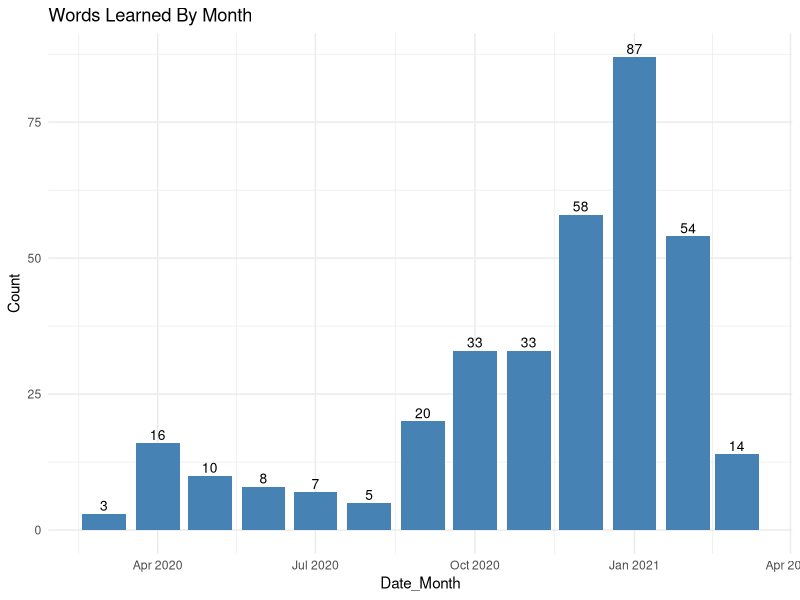
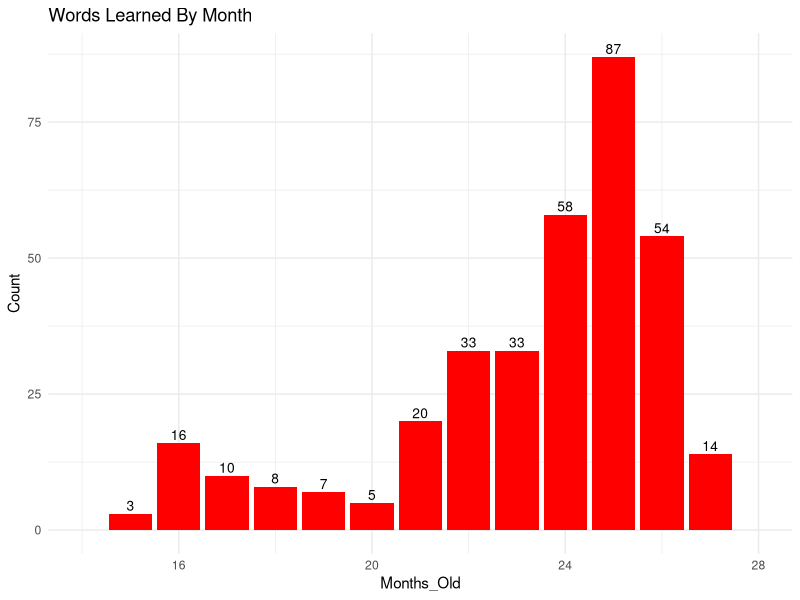
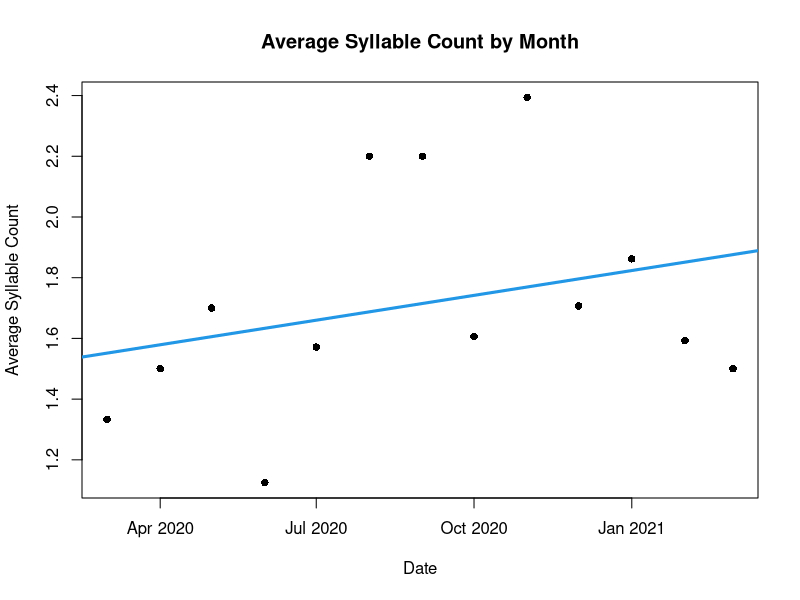
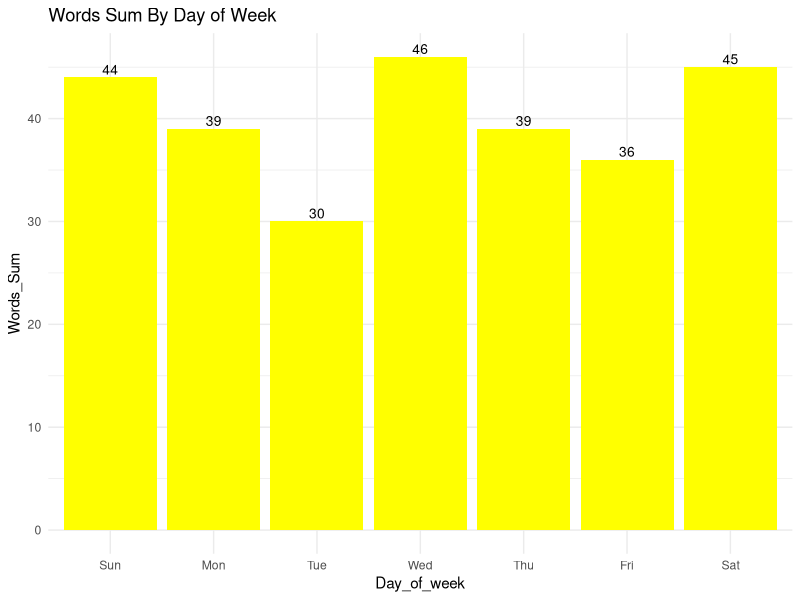
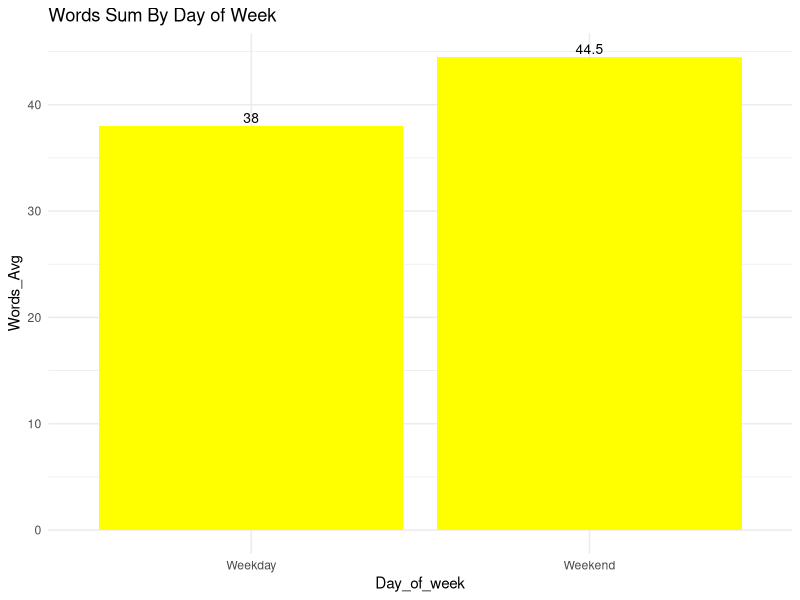

Source code (R) for these figures, in order:
## ---- chunk 1
library(readxl)
Raw_Data <- read_excel("Raw Data.xlsx", col_types = c("text","text"))
## ---- chunk 2
head(Raw_Data,4)
tail(Raw_Data,4)
## ---- chunk 3
library(dplyr)
library(stringr)
## ---- chunk 4
df<-Raw_Data%>%
  mutate(Word=str_replace_all(Word,'[0-9]|/|-',""))
head(df,4)
tail(df,4)
## ---- chunk 5
df<-df%>%
  mutate(Date=as.Date(Date,"%m/%d/%Y"))
head(df,5)
tail(df,5)
## ---- chunk 6
library(zoo)
## ---- chunk 7
df<-df%>%mutate(Date=as.Date(na.approx(df$Date, na.rm = FALSE)))
head(df,5)
## ---- chunk 8
library(ggplot2)
library(lubridate)
## ---- chunk 9

df.month<-df%>%
  mutate(Date_Month=floor_date(Date,"months"))%>%
  group_by(Date_Month)%>%
  summarize(Count=n())
df.month
## ---- chunk 10
plot<-ggplot(df.month, aes(x=Date_Month,y=Count)) +
  geom_bar(stat='identity', fill="steelblue")+
  geom_text(aes(label=Count), vjust=-0.3, size=3.5)+
  ggtitle("Words Learned By Month")+
  theme_minimal()
## ---- chunk 11
# Have to save off plot then pull it up as image so the .md finds it
# If you render Rmd to md it saves off plots to an absolute path
# That absolute path doesn't work on GitHub render
ggsave(
  path='Plots',
  filename='Words Learned By Month - Blue.png',
  plot = plot,
  bg = "white")
## ---- chunk 12
df.month<-df.month%>%
  mutate(Months_Old=interval(ymd(as.Date("2018-12-01"))
                             ,ymd(Date_Month)) %/% months(1))

xlim_max.months_old<-max(df.month$Months_Old,na.rm = TRUE)+1
xlim_min.months_old<-min(df.month$Months_Old,na.rm = TRUE)-1
## ---- chunk 13
plot<-ggplot(df.month, aes(x=Months_Old,y=Count)) +
  geom_bar(stat='identity', fill="red")+
  geom_text(aes(label=Count), vjust=-0.3, size=3.5)+
  ggtitle("Words Learned By Month")+
  theme_minimal() +
  scale_x_continuous(limits=c(xlim_min.months_old,xlim_max.months_old))
## ---- chunk 14
ggsave(
  path='Plots',
  filename='Words Learned By Month - Red.png',
  plot = plot,
  bg = "white")
## ---- chunk 15
word<-"sasqouthanbeek"

count_syllables<-function(word) {
  str_count(word,'[a,e,i,o,u]')-
  str_count(word,'ai')-
  str_count(word,'ay')-
  str_count(word,'ee')-
  str_count(word,'ea')-
  str_count(word,'oa ')-
  str_count(word,'ou')-
  str_count(word,'oe')
}

count_syllables(word)
## ---- chunk 16
df_syllable<-df%>%
  mutate(SyllableCount=count_syllables(tolower(Word)))
head(df_syllable)
tail(df_syllable)
## ---- chunk 17
df_syllable<-df_syllable%>%
  mutate(loc_bracket = str_locate( Word,c('\\['))[,'start'])%>%
  mutate(loc_parentheses = str_locate( Word,c('\\('))[,'start'])%>%
  rowwise()%>%
  mutate(loc_first=case_when(is.na(loc_bracket)==FALSE |
                               is.na(loc_parentheses)==FALSE ~
    min(c(loc_bracket,loc_parentheses),na.rm = TRUE)))%>%
  mutate(Word_cleaned=case_when(is.na(loc_first)==TRUE~Word
                          ,TRUE~substr(Word,1,loc_first-1)))%>%
  select(-loc_bracket,-loc_parentheses)

print(df_syllable%>%filter(is.na(loc_first)==FALSE)%>%tail())
## ---- chunk 18
df_syllable<-df_syllable%>%
  mutate(SyllableCount=count_syllables(tolower(Word_cleaned)))%>%
  mutate(SyllableCount=case_when(SyllableCount==0 ~ as.integer(1)
                                 , TRUE ~ SyllableCount ))

print(df_syllable%>%filter(is.na(loc_first)==FALSE)%>%tail())
## ---- chunk 19
df_syllable.month<-df_syllable%>%
  mutate(Date_Month=floor_date(Date,"months"))%>%
  group_by(Date_Month)%>%
  summarize(SyllableCount_Avg=mean(SyllableCount))

model_lm<-lm(df_syllable.month$SyllableCount_Avg ~ df_syllable.month$Date_Month)
summary(model_lm)  
## ---- chunk 20
jpeg(file="Plots/Average Syllable Count Regression.png")

plot(df_syllable.month$Date_Month, 
     df_syllable.month$SyllableCount_Avg,
     pch = 16,
     xlab="Date",
     ylab="Average Syllable Count",
     main="Average Syllable Count by Month")
abline(model_lm,col = 4, lwd = 3)

dev.off()
## ---- chunk 21
df.dayofweek<-df%>%
  mutate(Day_of_week=wday(Date, label=TRUE))%>%
  filter(Date >= "2020-10-01")

tail(df.dayofweek%>%select(Date,Day_of_week))
## ---- chunk 22
df.dayofweek_summed<-df.dayofweek%>%
  group_by(Day_of_week)%>%
  summarize(Words_Sum=n())

plot<-ggplot(df.dayofweek_summed, aes(x=Day_of_week,y=Words_Sum)) +
  geom_bar(stat='identity', fill="Yellow")+
  geom_text(aes(label=Words_Sum), vjust=-0.3, size=3.5)+
  ggtitle("Words Sum By Day of Week")+
  theme_minimal()
## ---- chunk 23
ggsave(
  path='Plots',
  filename='Words Sum By Day of Week.png',
  plot = plot, 
  bg = "white")
## ---- chunk 24
plot<-df.dayofweek_summed%>%
  mutate(Day_of_week=case_when(Day_of_week %in% c('Sat','Sun')~'Weekend',
                               TRUE ~ 'Weekday'))%>%
  group_by(Day_of_week)%>%
  summarize(Words_Avg=mean(Words_Sum))%>%
ggplot(aes(x=Day_of_week,y=Words_Avg)) +
  geom_bar(stat='identity', fill="Yellow")+
  geom_text(aes(label=Words_Avg), vjust=-0.3, size=3.5)+
  ggtitle("Words Sum By Day of Week")+
  theme_minimal()
## ---- chunk 25
ggsave(
  path='Plots',
  filename='Words Sum By Day of Week2.png',
  plot = plot, 
  bg = "white")
